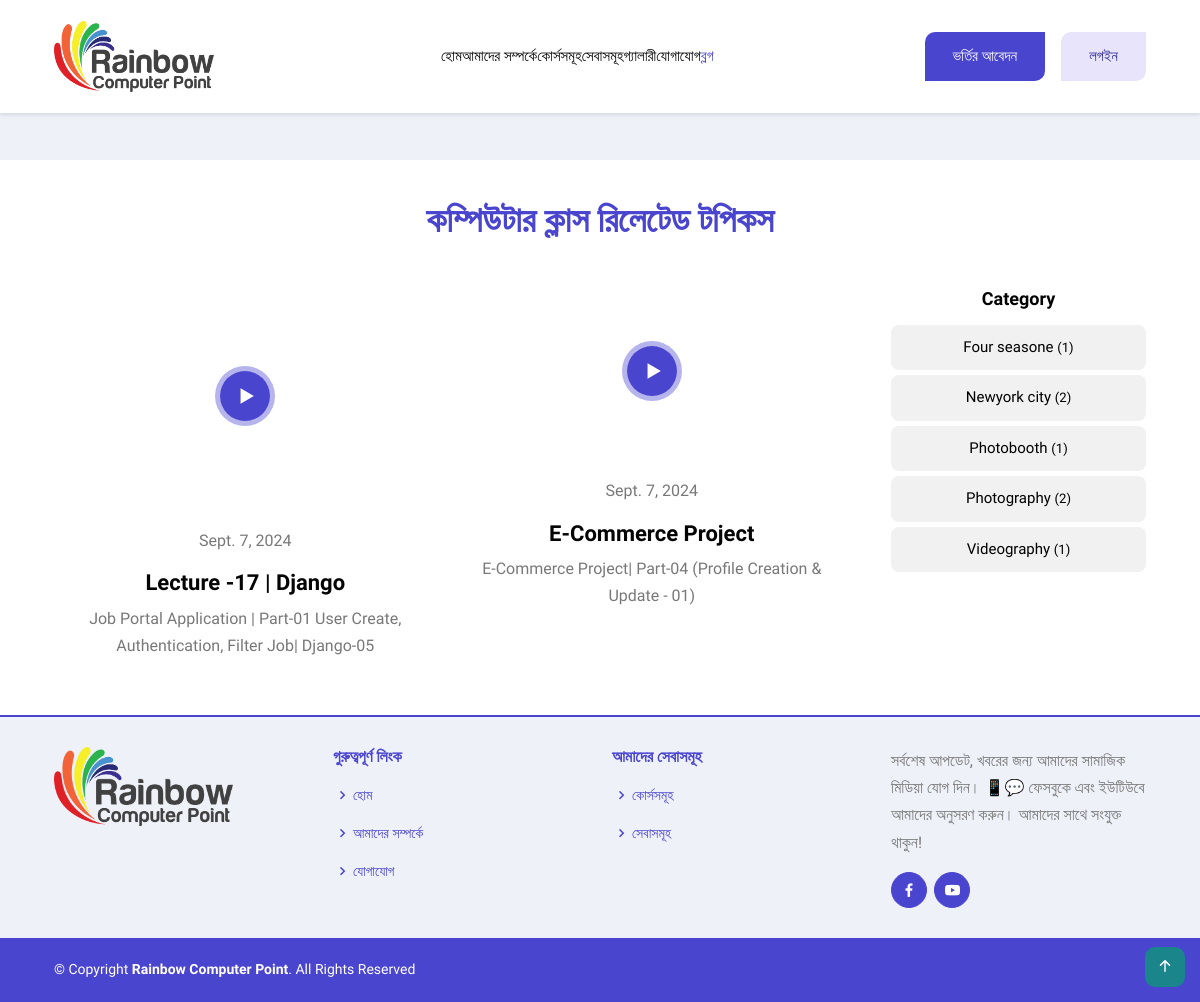
The app's page /blogs/ with its own data.
### RainbowApp/models.py (models this page shows, shortened)
class BlogVideoModel(models.Model):
    CATEGORY = [
        ('Ms-Word','Ms Word'),
        ('Ms-Excel','Ms Excel'),
        ('Ms-Powerpoint','Ms Powerpoint'),
        ('Other','Other'),
    ]
    Video_Title = models.CharField(max_length=100,null=True)
    Video_Description = models.TextField(null=True)
    Video_Category = models.CharField(choices=CATEGORY, max_length=50, null=True)
    Video_Url = models.CharField(max_length=200,null=True)
    Video_Thumbnail = models.ImageField(upload_to='VideoThumbnail/',null=True)
    Posted_Date = models.DateField(auto_now_add=True)

### RainbowProject/views.py (the view)
# urls.py: path('blogs/',blogs, name='blogs'),
def blogs(request):
    blogsdata = BlogFileModel.objects.all()
    blogVideoData = BlogVideoModel.objects.all()
    unique_categories = BlogVideoModel.objects.values_list('Video_Category', flat=True).distinct()
    unique_category_list = list(unique_categories)
    context = {
        "blogsdata":blogsdata,
        "blogVideoData":blogVideoData,
        "unique_category_list":unique_category_list,
    }
    return render(request,'commons/blogs.html',context)

### template/commons/blogs.html (shortened to what this page needs)
{% extends 'master/master.html' %}
{% block content %}
<section class="section">
  <div class="container">
    <div class="row justify-content-center mb-3">
      <div class="col-lg-6">
        <div class="section-title text-center">
          <h2>কম্পিউটার ক্লাস রিলেটেড টপিকস</h2>
        </div>
      </div>
    </div>
    <div class="row">
      <div class="col-lg-9">
        <div class="me-lg-4">
          <div class="row gy-5">
            {% for data in blogVideoData %}
            <div class="col-md-6" data-aos="fade">
              <article class="blog-post">
                <div class="has-video-popup position-relative">
                  <img loading="lazy" decoding="async" src="{{data.Video_Thumbnail.url}}" data-bs-toggle="modal"
                    data-bs-target="#videoModal" data-video-url="{{data.Video_Url}}"
                    data-video-title="{{data.Video_Title}}" alt="video thumb" class="rounded-lg w-100">
                  <div class="video-icon">
                  </div>
                </div>
                <div class="pt-4">
                  <p class="mb-3">{{data.Posted_Date}}</p>
                  <h2 class="h4">{{data.Video_Title}}</h2>
                  <p>{{data.Video_Description}}</p>
                </div>
              </article>
            </div>
            {% endfor %}
          </div>
        </div>
      </div>
      <div class="col-lg-3">
        <div class="widget widget-categories">
          <h5 class="widget-title"><span>Category</span></h5>
          <ul class="list-unstyled widget-list">
            <li><a href="#!">Four seasone <small class="ml-auto">(1)</small></a>
            </li>
            <li><a href="#!">Newyork city <small class="ml-auto">(2)</small></a>
            </li>
            <li><a href="#!">Photobooth <small class="ml-auto">(1)</small></a>
            </li>
            <li><a href="#!">Photography <small class="ml-auto">(2)</small></a>
            </li>
            <li><a href="#!">Videography <small class="ml-auto">(1)</small></a>
            </li>
          </ul>
        </div>
      </div>
    </div>
  </div>
</section>
{% endblock content %}

### template/commons/blogs.html (style rules this page uses)
.has-video-popup { position: relative; }
.video-icon { position: absolute; top: 50%; left: 50%; transform: translate(-50%, -50%); width: 60px; height: 60px; display: flex; align-items: center; justify-content: center; pointer-events: none; }

### records on screen
BlogVideoModel: Video_Thumbnail (picture), Posted_Date "Sept. 7, 2024", Video_Title "Lecture -17 | Django", Video_Description "Job Portal Application | Part-01 User Create, Authentication, Filter Job| Django-05"
BlogVideoModel: Video_Thumbnail (picture), Posted_Date "Sept. 7, 2024", Video_Title "E-Commerce Project", Video_Description "E-Commerce Project| Part-04 (Profile Creation & Update - 01)"
